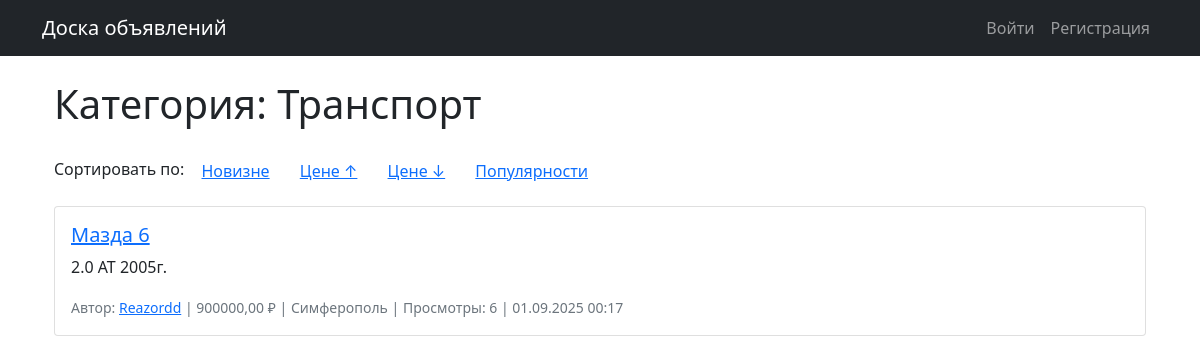
/category/transport/, run on an earlier commit of the app's database.
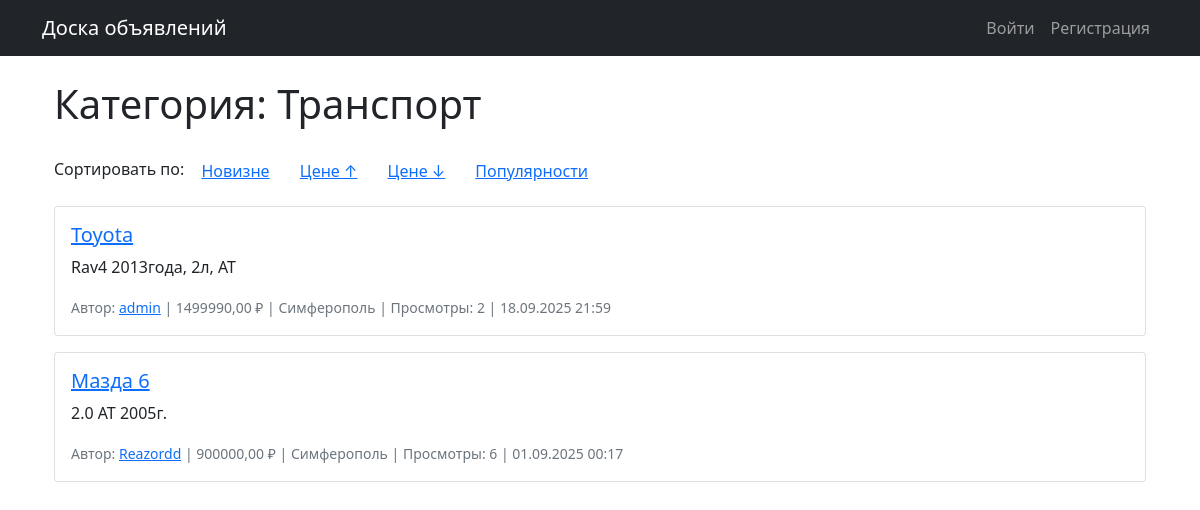
And on a later commit of the database.
### ads/models.py (models this page shows, shortened)
class Advertisement(models.Model):
    title = models.CharField(max_length=200)
    slug = models.SlugField(max_length=200, unique=True, blank=True)
    description = models.TextField()
    price = models.DecimalField(max_digits=10, decimal_places=2)
    city = models.ForeignKey(City, on_delete=models.CASCADE)
    category = models.ForeignKey(Category, on_delete=models.CASCADE, verbose_name="Категория")
    tags = models.ManyToManyField(Tag, blank=True, verbose_name="Теги")
    author = models.ForeignKey(User, on_delete=models.CASCADE)
    cover = models.ImageField(upload_to='covers/%Y/%m/%d/', blank=True, null=True)
    created_at = models.DateTimeField(auto_now_add=True)
    updated_at = models.DateTimeField(auto_now=True)
    views = models.PositiveIntegerField(default=0, verbose_name="Просмотры")

class City(models.Model):
    name = models.CharField(max_length=100, unique=True, verbose_name="Название города")
    slug = models.SlugField(max_length=100, unique=True, verbose_name="URL-адрес города")
    created_at = models.DateTimeField(auto_now_add=True)
    class Meta:
        verbose_name = "Город"
        verbose_name_plural = "Города"
        ordering = ['name']

### ads/views.py (the view)
# urls.py: path('category/<slug:category_slug>/', views.CategoryAdvertisementListView.as_view(), name='category_ads'),
class CategoryAdvertisementListView(ListView):
    model = Advertisement
    template_name = 'ads/category_ads.html'
    context_object_name = 'advertisements'
    paginate_by = 10
    def get_queryset(self):
        self.category = get_object_or_404(Category, slug=self.kwargs['category_slug'])
        queryset = Advertisement.objects.filter(category=self.category)
        sort_by = self.request.GET.get('sort', '-created_at')
        if sort_by in ['created_at', '-created_at', 'price', '-price', 'views', '-views']:
            queryset = queryset.order_by(sort_by)
        else:
            queryset = queryset.order_by('-created_at')
        return queryset
    def get_context_data(self, **kwargs):
        context = super().get_context_data(**kwargs)
        context['category'] = self.category
        params = self.request.GET.copy()
        if 'page' in params:
            params.pop('page')
        context['querystring'] = params.urlencode()
        return context

### ads/templates/ads/category_ads.html (shortened to what this page needs)
{% extends 'ads/base.html' %}
{% block content %}
<div class="container mt-4">
    <h1 class="mb-4">Категория: {{ category.name }}</h1>
    <div class="mb-3">
        <span>Сортировать по:</span>
        <a href="?sort=-created_at&{{ querystring }}" class="btn btn-link {% if request.GET.sort == '-created_at' or not request.GET.sort %}font-weight-bold{% endif %}">Новизне</a>
        <a href="?sort=price&{{ querystring }}" class="btn btn-link {% if request.GET.sort == 'price' %}font-weight-bold{% endif %}">Цене ↑</a>
        <a href="?sort=-price&{{ querystring }}" class="btn btn-link {% if request.GET.sort == '-price' %}font-weight-bold{% endif %}">Цене ↓</a>
        <a href="?sort=-views&{{ querystring }}" class="btn btn-link {% if request.GET.sort == '-views' %}font-weight-bold{% endif %}">Популярности</a>
    </div>
    {% for advertisement in advertisements %}
    <div class="card mb-3">
        <div class="card-body">
            <h5 class="card-title">
                <a href="{% url 'advertisement_detail' advertisement.slug %}">
                    {{ advertisement.title }}
                </a>
            </h5>
            <p class="card-text">{{ advertisement.description|truncatechars:200 }}</p>
            <p class="card-text">
                <small class="text-muted">
                    Автор: <a href="{% url 'profile' advertisement.author.username %}">{{ advertisement.author.username }}</a> |
                    {{ advertisement.price }} ₽ |
                    {{ advertisement.city.name }} |
                    Просмотры: {{ advertisement.views }} |
                    {{ advertisement.created_at|date:"d.m.Y H:i" }}
                </small>
            </p>
        </div>
    </div>
    {% empty %}
    <p>В этой категории пока нет объявлений.</p>
    {% endfor %}
</div>
{% endblock %}

What changed in the data, as far as the page shows it:
added Advertisement: title "Toyota", description "Rav4 2013года, 2л, АТ", author.username "admin", price "1499990,00", city.name "Симферополь", views "2", created_at "18.09.2025 21:59"
